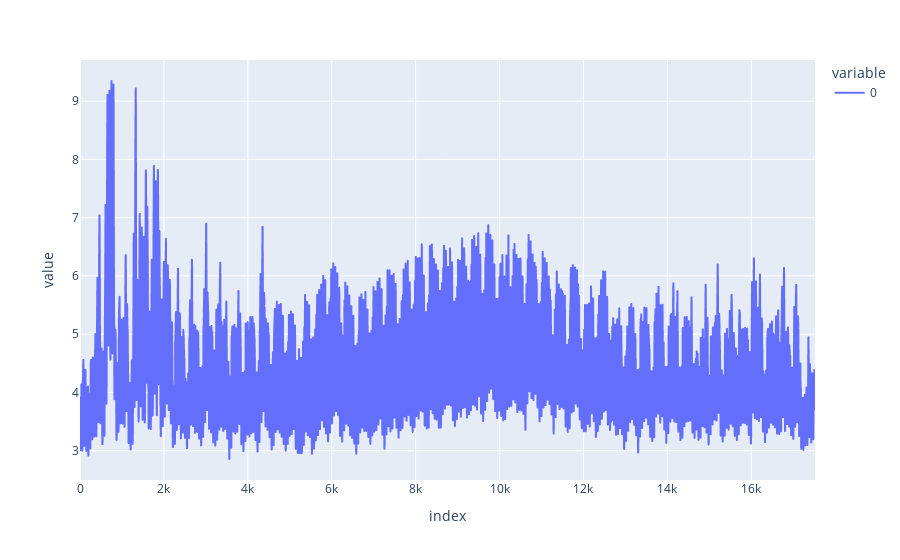

Notebook code for this chart:
### Code cell
use_dataset = datasets[4]
print(f'Using Dataset {use_dataset}')
data_path = 'data/' + use_dataset
df = Dataset.from_file(data_path).to_pandas()
start, freq, data = df[['start', 'freq', 'target']].values[0]

display(df)
px.line(data)

### Figure 1 — Plotly figure (JSON) as saved in the notebook; plotly's stock layout.template omitted (floating-point values rounded to 4 significant figures; data arrays with more than 128 entries replaced by an {"elided": "..."} marker saying what was removed)
{"data": [{"hovertemplate": "variable=0<br>index=%{x}<br>value=%{y}<extra></extra>", "legendgroup": "0", "line": {"color": "#636efa", "dash": "solid"}, "marker": {"symbol": "circle"}, "mode": "lines", "name": "0", "showlegend": true, "type": "scattergl", "x": {"elided": "17520 int values"}, "xaxis": "x", "y": {"elided": "17520 float values"}, "yaxis": "y"}], "layout": {"legend": {"title": {"text": "variable"}, "tracegroupgap": 0}, "margin": {"t": 60}, "xaxis": {"anchor": "y", "domain": [0, 1], "title": {"text": "index"}}, "yaxis": {"anchor": "x", "domain": [0, 1], "title": {"text": "value"}}}}
